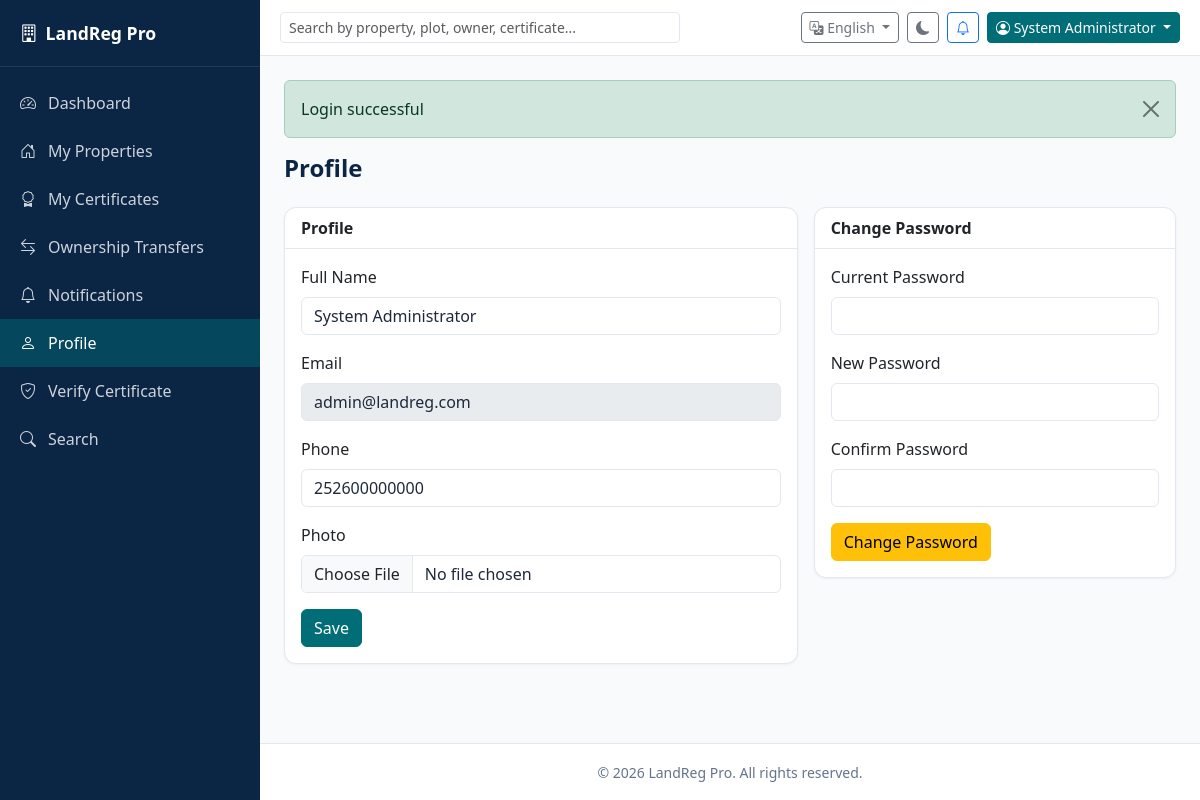
Screenshot of /user/profile.php (signed in) with the database file from the repository.
### tables this page shows
CREATE TABLE settings (
    id INT AUTO_INCREMENT PRIMARY KEY,
    system_name VARCHAR(150) DEFAULT 'LandReg Pro',
    office_name VARCHAR(150),
    office_address TEXT,
    office_phone VARCHAR(30),
    office_email VARCHAR(150),
    logo VARCHAR(255),
    created_at TIMESTAMP DEFAULT CURRENT_TIMESTAMP
);

CREATE TABLE users (
    id INT AUTO_INCREMENT PRIMARY KEY,
    full_name VARCHAR(150) NOT NULL,
    email VARCHAR(150) NOT NULL UNIQUE,
    phone VARCHAR(30),
    password VARCHAR(255) NOT NULL,
    role ENUM('admin','user') NOT NULL DEFAULT 'user',
    status ENUM('active','inactive') NOT NULL DEFAULT 'active',
    profile_photo VARCHAR(255),
    created_at TIMESTAMP DEFAULT CURRENT_TIMESTAMP
);

### includes/lang.php (called while the page is built, shortened)
<?php
function getLang(): string
{
    return $_SESSION['lang'] ?? 'en';
}
function __(string $key): string
{
    global $translations;
    $lang = getLang();
    return $translations[$lang][$key] ?? $translations['en'][$key] ?? $key;
}

### includes/functions.php (called while the page is built, shortened)
<?php
function e(?string $value): string
{
    return htmlspecialchars($value ?? '', ENT_QUOTES, 'UTF-8');
}
function getFlash(): ?array
{
    if (!empty($_SESSION['flash'])) {
        $flash = $_SESSION['flash'];
        return $flash;
    }
    return null;
}
function getSettings(): array
{
    static $settings = null;
    if ($settings === null) {
        $db = getDB();
        $stmt = $db->query('SELECT * FROM settings ORDER BY id ASC LIMIT 1');
        $settings = $stmt->fetch() ?: [
            'system_name' => APP_NAME,
            'office_name' => '',
            'office_address' => '',
            'office_phone' => '',
            'office_email' => '',
            'logo' => '',
        ];
    }
    return $settings;
}

### includes/auth.php (called while the page is built, shortened)
<?php
function isLoggedIn(): bool
{
    return !empty($_SESSION['user_id']);
}
function currentUser(): ?array
{
    static $user = null;
    if ($user === null) {
        $db = getDB();
        $stmt = $db->prepare('SELECT * FROM users WHERE id = ? AND status = "active"');
        $stmt->execute([$_SESSION['user_id']]);
        $user = $stmt->fetch() ?: null;
    }
    return $user;
}

### user/profile.php (the view, shortened to what this page needs)
<?php
$user = currentUser();
$isAdminArea = false;
include APP_ROOT . '/includes/header.php';
?>
<div class="page-header"><h1><?= __('profile') ?></h1></div>
<div class="row g-3">
<div class="col-lg-7"><div class="card"><div class="card-header"><?= __('profile') ?></div><div class="card-body">
<form method="POST" enctype="multipart/form-data"><?= csrfField() ?><input type="hidden" name="action" value="profile">
<div class="mb-3"><label class="form-label"><?= __('full_name') ?></label><input name="full_name" class="form-control" value="<?= e($user['full_name']) ?>"></div>
<div class="mb-3"><label class="form-label"><?= __('email') ?></label><input class="form-control" value="<?= e($user['email']) ?>" disabled></div>
<div class="mb-3"><label class="form-label"><?= __('phone') ?></label><input name="phone" class="form-control" value="<?= e($user['phone']) ?>"></div>
<div class="mb-3"><label class="form-label">Photo</label><input type="file" name="profile_photo" class="form-control" accept="image/*"></div>
<button class="btn btn-primary"><?= __('save') ?></button>
</form></div></div></div>
<div class="col-lg-5"><div class="card"><div class="card-header"><?= __('change_password') ?></div><div class="card-body">
<form method="POST"><?= csrfField() ?><input type="hidden" name="action" value="password">
<div class="mb-3"><label class="form-label"><?= __('current_password') ?></label><input type="password" name="current_password" class="form-control" required></div>
<div class="mb-3"><label class="form-label"><?= __('new_password') ?></label><input type="password" name="new_password" class="form-control" required minlength="6"></div>
<div class="mb-3"><label class="form-label"><?= __('confirm_password') ?></label><input type="password" name="confirm_password" class="form-control" required></div>
<button class="btn btn-warning"><?= __('change_password') ?></button>
</form></div></div></div>
</div>
<?php include APP_ROOT . '/includes/footer.php'; ?>

### includes/header.php (shortened to what this page needs)
<?php
$settings = getSettings();
$user = currentUser();
$lang = getLang();
$isAdminArea = $isAdminArea ?? false;
?>
<!DOCTYPE html>
<html lang="<?= e($lang) ?>" data-theme="light">
<head>
    <link href="https://cdn.jsdelivr.net/npm/bootstrap@5.3.3/dist/css/bootstrap.min.css" rel="stylesheet">
    <link href="https://cdn.jsdelivr.net/npm/bootstrap-icons@1.11.3/font/bootstrap-icons.min.css" rel="stylesheet">
    <link href="<?= BASE_URL ?>/assets/css/style.css" rel="stylesheet">
</head>
<body>
<div class="app-wrapper">
    <?php if ($user): ?>
        <?php include APP_ROOT . '/includes/sidebar.php'; ?>
    <?php endif; ?>
    <div class="main-content">
        <?php if ($user): ?>
        <nav class="top-navbar">
            <div class="navbar-search d-none d-md-block">
                <form action="<?= BASE_URL ?>/search.php" method="GET" class="d-flex">
                    <input type="text" name="q" class="form-control form-control-sm" placeholder="<?= __('search_placeholder') ?>">
                </form>
            </div>
            <div class="navbar-actions ms-auto d-flex align-items-center gap-2">
                <div class="dropdown">
                    <button class="btn btn-sm btn-outline-secondary dropdown-toggle" data-bs-toggle="dropdown">
                        <i class="bi bi-translate"></i> <?= $lang === 'so' ? __('somali') : __('english') ?>
                    </button>
                </div>
                <button class="btn btn-sm btn-outline-secondary" id="themeToggle" title="<?= __('dark_mode') ?>">
                    <i class="bi bi-moon-fill"></i>
                </button>
                <a href="<?= BASE_URL ?>/<?= $isAdminArea ? 'admin' : 'user' ?>/notifications.php" class="btn btn-sm btn-outline-primary position-relative">
                    <i class="bi bi-bell"></i>
                </a>
                <div class="dropdown">
                    <button class="btn btn-sm btn-primary dropdown-toggle" data-bs-toggle="dropdown">
                        <i class="bi bi-person-circle"></i> <?= e($user['full_name']) ?>
                    </button>
                </div>
            </div>
        </nav>
        <?php endif; ?>
        <main class="content-area p-3 p-md-4">
            <?php $flash = getFlash(); if ($flash): ?>
            <div class="alert alert-<?= e($flash['type']) ?> alert-dismissible fade show" role="alert">
                <?= e($flash['message']) ?>
                <button type="button" class="btn-close" data-bs-dismiss="alert"></button>
            </div>
            <?php endif; ?>

### includes/sidebar.php
<?php
$base = $isAdminArea ? BASE_URL . '/admin' : BASE_URL . '/user';
$current = basename($_SERVER['PHP_SELF']);
?>
<aside class="sidebar" id="sidebar">
    <div class="sidebar-brand">
        <?php $logo = getSettings()['logo'] ?? ''; ?>
        <?php if ($logo): ?>
            <img src="<?= UPLOAD_URL . e($logo) ?>" alt="Logo" class="sidebar-logo">
        <?php else: ?>
            <i class="bi bi-building"></i>
        <?php endif; ?>
        <span><?= e(getSettings()['system_name'] ?? APP_NAME) ?></span>
    </div>
    <ul class="sidebar-nav">
        <li><a href="<?= $base ?>/dashboard.php" class="<?= $current === 'dashboard.php' ? 'active' : '' ?>"><i class="bi bi-speedometer2"></i> <?= __('dashboard') ?></a></li>
        <?php if ($isAdminArea): ?>
        <li><a href="<?= BASE_URL ?>/admin/users/index.php" class="<?= str_contains($_SERVER['PHP_SELF'], '/users/') ? 'active' : '' ?>"><i class="bi bi-people"></i> <?= __('users') ?></a></li>
        <li><a href="<?= BASE_URL ?>/admin/owners/index.php" class="<?= str_contains($_SERVER['PHP_SELF'], '/owners/') ? 'active' : '' ?>"><i class="bi bi-person-badge"></i> <?= __('owners') ?></a></li>
        <li><a href="<?= BASE_URL ?>/admin/lands/index.php" class="<?= str_contains($_SERVER['PHP_SELF'], '/lands/') ? 'active' : '' ?>"><i class="bi bi-map"></i> <?= __('lands') ?></a></li>
        <li><a href="<?= BASE_URL ?>/admin/properties/index.php" class="<?= str_contains($_SERVER['PHP_SELF'], '/properties/') ? 'active' : '' ?>"><i class="bi bi-house-door"></i> <?= __('properties') ?></a></li>
        <li><a href="<?= BASE_URL ?>/admin/transfers/index.php" class="<?= str_contains($_SERVER['PHP_SELF'], '/transfers/') ? 'active' : '' ?>"><i class="bi bi-arrow-left-right"></i> <?= __('transfers') ?></a></li>
        <li><a href="<?= BASE_URL ?>/admin/certificates/index.php" class="<?= str_contains($_SERVER['PHP_SELF'], '/certificates/') ? 'active' : '' ?>"><i class="bi bi-award"></i> <?= __('certificates') ?></a></li>
        <li><a href="<?= BASE_URL ?>/admin/reports/index.php" class="<?= str_contains($_SERVER['PHP_SELF'], '/reports/') ? 'active' : '' ?>"><i class="bi bi-file-earmark-bar-graph"></i> <?= __('reports') ?></a></li>
        <li><a href="<?= BASE_URL ?>/admin/notifications/index.php" class="<?= str_contains($_SERVER['PHP_SELF'], '/notifications/') ? 'active' : '' ?>"><i class="bi bi-megaphone"></i> <?= __('send_notification') ?></a></li>
        <li><a href="<?= BASE_URL ?>/admin/settings/index.php" class="<?= str_contains($_SERVER['PHP_SELF'], '/settings/') ? 'active' : '' ?>"><i class="bi bi-gear"></i> <?= __('settings') ?></a></li>
        <li><a href="<?= BASE_URL ?>/admin/audit_logs.php"><i class="bi bi-journal-text"></i> <?= __('audit_logs') ?></a></li>
        <?php else: ?>
        <li><a href="<?= BASE_URL ?>/user/properties.php" class="<?= $current === 'properties.php' ? 'active' : '' ?>"><i class="bi bi-house-door"></i> <?= __('my_properties') ?></a></li>
        <li><a href="<?= BASE_URL ?>/user/certificates.php" class="<?= $current === 'certificates.php' ? 'active' : '' ?>"><i class="bi bi-award"></i> <?= __('my_certificates') ?></a></li>
        <li><a href="<?= BASE_URL ?>/user/transfers.php" class="<?= $current === 'transfers.php' ? 'active' : '' ?>"><i class="bi bi-arrow-left-right"></i> <?= __('transfers') ?></a></li>
        <li><a href="<?= BASE_URL ?>/user/notifications.php" class="<?= $current === 'notifications.php' ? 'active' : '' ?>"><i class="bi bi-bell"></i> <?= __('notifications') ?></a></li>
        <li><a href="<?= BASE_URL ?>/user/profile.php" class="<?= $current === 'profile.php' ? 'active' : '' ?>"><i class="bi bi-person"></i> <?= __('profile') ?></a></li>
        <?php endif; ?>
        <li><a href="<?= BASE_URL ?>/verify.php"><i class="bi bi-shield-check"></i> <?= __('verify') ?></a></li>
        <li><a href="<?= BASE_URL ?>/search.php"><i class="bi bi-search"></i> <?= __('search') ?></a></li>
    </ul>
</aside>

### includes/footer.php (shortened to what this page needs)
        </main>
        <footer class="app-footer text-center py-3">
            <small>&copy; <?= date('Y') ?> <?= e(getSettings()['system_name'] ?? APP_NAME) ?>. All rights reserved.</small>
        </footer>
    </div>
</div>
</body>
</html>

### assets/css/style.css (style rules this page uses)
:root { --primary: #006D77; --secondary: #0B2545; --accent-gold: #D4A017; --success: #2E8B57; --warning: #F4A261; --danger: #D62828; --bg: #F8FAFC; --card-bg: #FFFFFF; --text: #1e293b; --text-muted: #64748b; --border: #e2e8f0; --sidebar-width: 260px; }
* { box-sizing: border-box; }
body { font-family: 'Segoe UI', system-ui, -apple-system, sans-serif; background: var(--bg); color: var(--text); margin: 0; min-height: 100vh; }
.app-wrapper { display: flex; min-height: 100vh; }
.sidebar { width: var(--sidebar-width); background: var(--secondary); color: #fff; position: fixed; top: 0; left: 0; bottom: 0; z-index: 1040; overflow-y: auto; transition: transform 0.3s ease; }
.sidebar-brand { padding: 1.25rem; font-weight: 700; font-size: 1.1rem; display: flex; align-items: center; gap: 0.5rem; border-bottom: 1px solid rgba(255,255,255,0.1); }
.sidebar-nav { list-style: none; padding: 0.75rem 0; margin: 0; }
.sidebar-nav a { display: flex; align-items: center; gap: 0.75rem; padding: 0.75rem 1.25rem; color: rgba(255,255,255,0.8); text-decoration: none; transition: all 0.2s; }
.sidebar-nav a:hover, .sidebar-nav a.active { background: rgba(0,109,119,0.5); color: #fff; }
.main-content { margin-left: var(--sidebar-width); flex: 1; display: flex; flex-direction: column; min-height: 100vh; width: calc(100% - var(--sidebar-width)); }
.top-navbar { background: var(--card-bg); border-bottom: 1px solid var(--border); padding: 0.75rem 1.25rem; display: flex; align-items: center; gap: 1rem; position: sticky; top: 0; z-index: 1030; }
.navbar-search { flex: 1; max-width: 400px; }
.content-area { flex: 1; }
.app-footer { background: var(--card-bg); border-top: 1px solid var(--border); color: var(--text-muted); }
.card { background: var(--card-bg); border: 1px solid var(--border); border-radius: 0.75rem; box-shadow: 0 1px 3px rgba(0,0,0,0.05); }
.card-header { background: transparent; border-bottom: 1px solid var(--border); font-weight: 600; }
.btn-primary { background: var(--primary); border-color: var(--primary); }
.form-control, .form-select { background: var(--card-bg); color: var(--text); border-color: var(--border); }
.page-header { display: flex; justify-content: space-between; align-items: center; margin-bottom: 1.5rem; flex-wrap: wrap; gap: 1rem; }
.page-header h1 { font-size: 1.5rem; font-weight: 700; color: var(--secondary); margin: 0; }

### rows the page displays
settings: system_name "LandReg Pro"
users: full_name "System Administrator", email "admin@landreg.com", phone "252600000000"

### other values shown
__('dashboard') "Dashboard"
__('my_properties') "My Properties"
__('my_certificates') "My Certificates"
__('transfers') "Ownership Transfers"
__('notifications') "Notifications"
__('profile') "Profile"
__('verify') "Verify Certificate"
__('search') "Search"
__('english') "English"
$flash['message'] "Login successful"
__('full_name') "Full Name"
__('email') "Email"
__('phone') "Phone"
__('save') "Save"
__('change_password') "Change Password"
